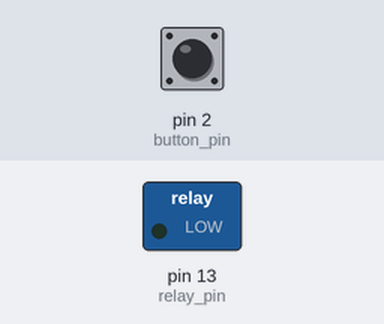
This sketch was run on a simulated Arduino Uno, built with avr-gcc and run on an emulated ATmega328P. On the bench: switched loads named in the sketch (green lamp = pin HIGH). Dashed ring = blinking. The inputs (shaded band) are chosen by the test bench; at power-on: pin 2 (button_pin) HIGH. What the sketch prints to the serial monitor is not drawn.

Above: at 1.2 s.
1.3 s: pin 2 (button_pin) pulled LOW for 1 s
At 3.3 s:
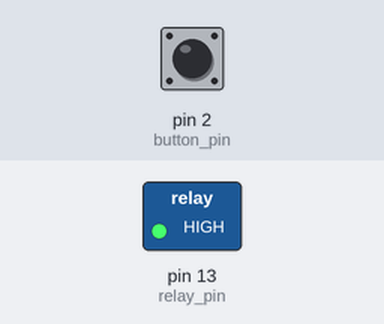
3.8 s: pin 2 (button_pin) pulled LOW for 0.15 s
At 4.2 s:
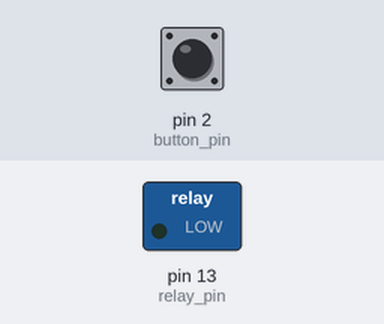
5.4 s: pin 2 (button_pin) pulled LOW for 3.2 s
At 5.5 s:
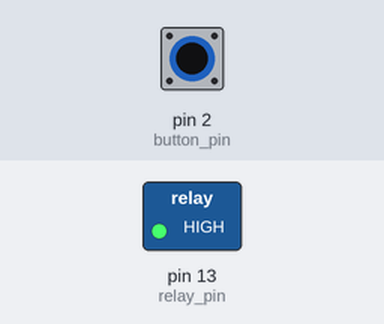
Timing chart, 0 to 9.9 s (numbered marks = the images above; inputs shaded):
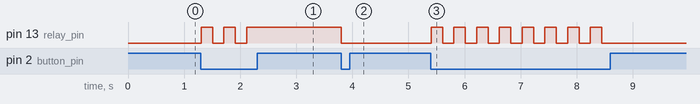

The sketch:

fan.ino
```cpp
#define button_pin 2
#define relay_pin 13

boolean relay = 0; // State of the relay

unsigned long last_click = 0;

void setup() {
    Serial.begin(9600);
    pinMode(button_pin, INPUT_PULLUP);
    pinMode(relay_pin, OUTPUT);
}

void loop() {
    boolean button = !digitalRead(button_pin);

    if(button == 1 && millis() - last_click > 200){
        last_click = millis();

        relay = !relay;
    }

    Serial.println(relay);

    digitalWrite(relay_pin, relay);
}
```

Measured:
- after the input at 1.3 s, pin 13 (relay_pin): alternates HIGH for 0.20 s and LOW for 0.20 s, 5 changes in all, then stays HIGH, starting at once
- after the input at 3.8 s, pin 13 (relay_pin): HIGH → LOW at once
- after the input at 5.4 s, pin 13 (relay_pin): alternates HIGH for 0.20 s and LOW for 0.20 s, 16 changes in all, then stays LOW, starting at once
